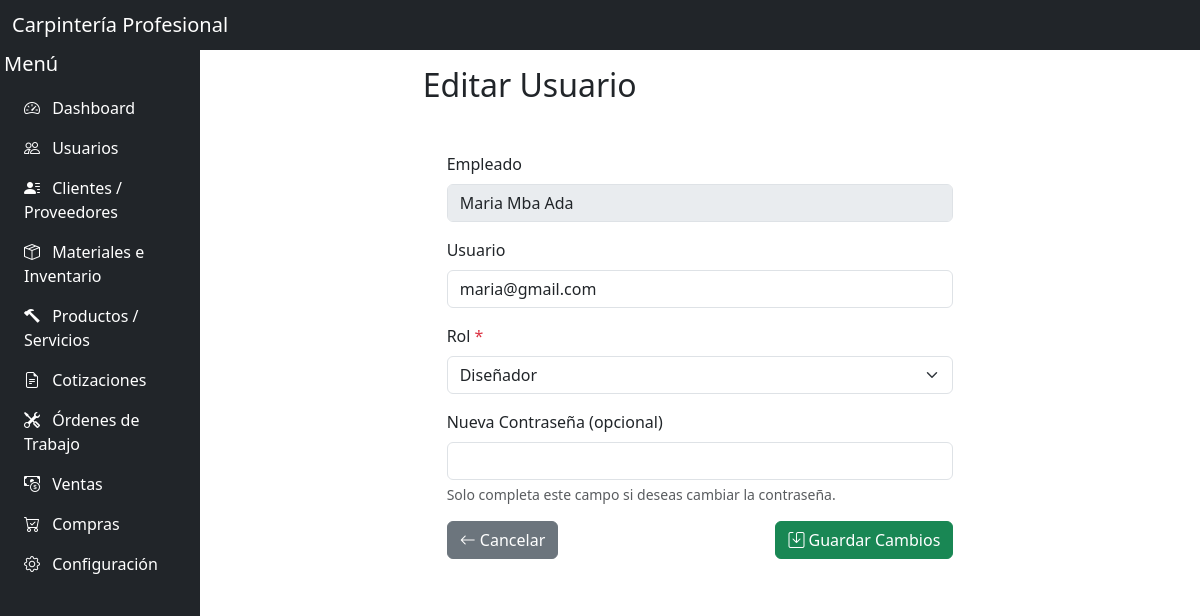
Page /dashboard/editar_usuario.php?id=1 on the committed database.
### tables this page shows
CREATE TABLE `usuarios` (
  `id` int(11) NOT NULL,
  `usuario` varchar(50) NOT NULL,
  `password` varchar(255) NOT NULL,
  `rol_id` int(11) NOT NULL,
  `empleado_id` int(11) DEFAULT NULL,
  `activo` tinyint(1) DEFAULT 1
);

CREATE TABLE `empleados` (
  `id` int(11) NOT NULL,
  `nombre` varchar(100) NOT NULL,
  `apellido` varchar(100) NOT NULL,
  `fecha_nacimiento` date NOT NULL,
  `codigo` varchar(20) NOT NULL,
  `genero` varchar(1) NOT NULL,
  `telefono` varchar(20) NOT NULL,
  `direccion` varchar(100) NOT NULL,
  `email` varchar(100) DEFAULT NULL,
  `horario_trabajo` varchar(100) NOT NULL,
  `fecha_ingreso` date NOT NULL,
  `creado_en` timestamp NOT NULL DEFAULT current_timestamp()
);

CREATE TABLE `roles` (
  `id` int(11) NOT NULL,
  `nombre` varchar(50) NOT NULL
);

### dashboard/editar_usuario.php (the view, shortened to what this page needs)
<?php
require_once("../includes/conexion.php");
$usuario = [];
if (isset($_GET['id']) && is_numeric($_GET['id'])) {
    $usuario_id = (int)$_GET['id'];
    $stmt = $pdo->prepare("SELECT
                        u.*,
                        e.nombre AS emp_nombre,
                        e.apellido AS emp_apellido,
                        r.nombre AS rol
                        FROM usuarios u
                        LEFT JOIN empleados e ON u.empleado_id = e.id
                        LEFT JOIN roles r ON u.rol_id = r.id
                        WHERE u.id = :id
                    ");
    $stmt->bindParam(':id', $usuario_id, PDO::PARAM_INT);
    $stmt->execute();
    $usuario = $stmt->fetch(PDO::FETCH_ASSOC);
} else {
    header("Location: usuarios.php?error=ID de usuario no válido");
    exit;
}
?>
<?php
include '../includes/header.php';
include '../includes/nav.php';
include '../includes/sidebar.php';
?>
<main class="flex-grow-1 overflow-auto p-3" id="mainContent">
    <div class="row d-flex justify-content-center">
        <div class="col-md-7">
            <h2 class="mb-4">Editar Usuario</h2>
            <form action="../php/actualizar_usuarios.php" method="POST" class="p-4">
                <div class="mb-3">
                    <label class="form-label">Empleado</label>
                    <input type="text" class="form-control" disabled
                        value="<?= htmlspecialchars($usuario['emp_nombre'] . ' ' . $usuario['emp_apellido']) ?>">
                </div>
                <div class="mb-3">
                    <label for="usuario" class="form-label">Usuario</label>
                    <input type="email" name="usuario" id="usuario" class="form-control"
                        value="<?= htmlspecialchars($usuario['usuario']) ?>" required>
                </div>
                <div class="mb-3">
                    <label for="rol" class="form-label">Rol <span class="text-danger">*</span></label>
                    <select name="rol" id="rol" class="form-select" required>
                        <option value="<?= htmlspecialchars($usuario['rol_id']) ?> "><?= htmlspecialchars($usuario['rol']) ?> </option>
                    </select>
                </div>
                <div class="mb-3">
                    <label for="password" class="form-label">Nueva Contraseña (opcional)</label>
                    <input type="password" name="password" id="password" class="form-control">
                    <div class="form-text">Solo completa este campo si deseas cambiar la contraseña.</div>
                </div>
                <div class="d-flex justify-content-between">
                    <a href="usuarios.php" class="btn btn-secondary"><i class="bi bi-arrow-left"></i> Cancelar</a>
                    <button type="submit" class="btn btn-success"><i class="bi bi-save"></i> Guardar Cambios</button>
                </div>
            </form>
        </div>
    </div>
</main>
<?php include_once("../includes/footer.php"); ?>

### includes/header.php (style rules this page uses)
body { overflow: hidden; }
@media (min-width: 768px) { main { margin-left: 200px; " } }

### rows in the picture
usuarios: empleado.apellido "Maria Mba Ada", usuario "maria@gmail.com", rol "Diseñador"
